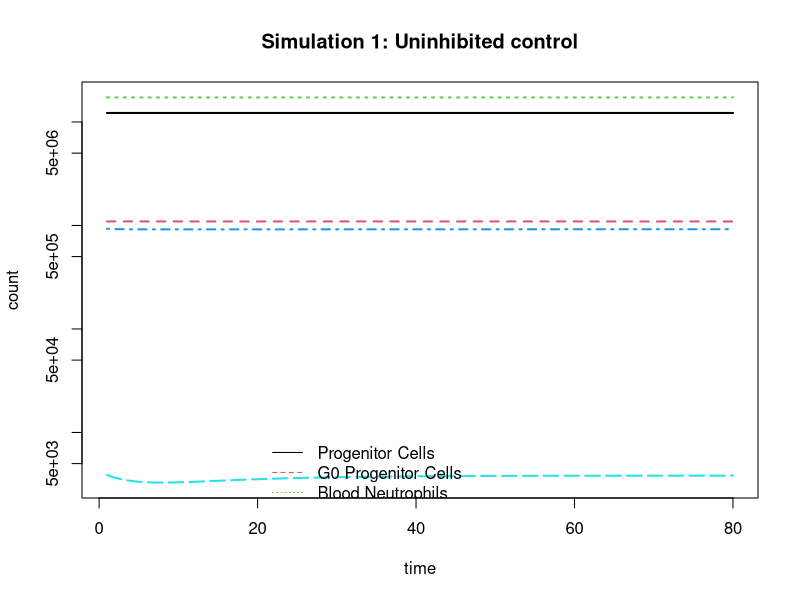

Generate this figure with R:
# myeloL.R Model of CML 11 Nov 2012
#
library(deSolve)
# state variables are capitalized
# P   = progenitors (old CFU-GM)
# Q   = quiescent progenitors
# N   = Neutrophils
#TN   = Tissue Neutrophils
#AN   = Activated Neutrophils
# D   = dead cell
#GM   = GM-CSF   
#NAP2 = neutrophil activating peptide-2 
#RAC2 = G protein associated with increased ROS production
#Mcl1 = mantle cell lymphoma 1 (antiapoptosis factor)
#ROS  = reactive oxygen species

# Drugs used to manipulate the system
#bu = Busulfan = DNA crosslinker  (1)  drop state variable P by 10^(2*bu/20)
#mo = MOR103 = Ab blocker of GM   (2)
#das= dasatinib                   (3)
#sb = SB272844 = IL8 inhibitor    (4)
#cn = CNDAC = sapacitabine becomes this = SSB producer = DSBs in S via HR  (5)
#seli = seliciclib = cdk9 inhibitor, blocks transcription of Mcl-1 (6)
#imab = imatinib = anti-TNF monoclonal antibody (7)
#ifna = interferon alpha (8)
#antiox = ascorbic acid, antoxidant (9)


fmyelo <- function(Time, State, Pars) {
	with(as.list(c(State, Pars)), {
				vX.P =Vx.p*(1+il3/Kil3)
				vP.P =P*Vp.p*GM/(GM+Kgm)/(1+cn/Kcn)*(1-Qf)
				vP.N =P*Vp.n*g/(g+Kg)
				vN.TN =N*Vn.tn*il8/(il8+Kil8)/(1+sb/Ksb)
				vTN.X =TN*Vtn.x/(1+Mcl1/Kmcl1)
				vTN.AN =TN*Vtn.an*NAP2/(NAP2+Knap2)
				vAN.TN =AN*Van.tn
				vP.Q =P*Vp.p*GM/(GM+Kgm)/(1+cn/Kcn)*Qf
				vQ.P =Q*Vq.p/(1+P/Kp)
				vX.GM =Vx.gm/(1+N/Kn)/(1+mo/Kmo)
				vGM.X=GM*Vgm.x
				vX.NAP2=Vx.nap2*(1+BcrAbl/(Kabl*(1+das/Kdas)))
				vNAP2.X=NAP2*Vnap2.x
				vX.RAC2=Vx.rac2*(1+AN/Kan)
				vRAC2.X=RAC2*Vrac2.x
				vN.X=N*Vn.x/(1+Mcl1/Kmcl1)
				vX.MCL1=Vx.mcl1*(1+BcrAbl/Kabl2)/(1+seli/Kseli)/(1+ifna/Kifna)
				vMCL1.X=Mcl1*Vmcl1.x
				vX.ROS=RAC2*Vx.ros/(RAC2+Krac2)
				vGSH.GSSG=ROS*Vgsh.gssg/(ROS+Kros)*(gsh/Kgsh/(1+gsh/Kgsh))
				vN.M=P*Vn.m
				vGSSG.GSH=GSSG*Vgssg.gsh/(GSSG+Kgssg)
				vROS.X=ROS*antiox*Kros2
				vBACT.X=bact*Vbact.x*ROS^nHr/(ROS^nHr+kkmax)
				vX.ABL=0
				vABL.X=0
				
				dP =vX.P+vP.P-vP.N-vP.Q+vQ.P-vN.M;
				dQ =vP.Q-vQ.P;
				dN =vP.N*volM/volP-vN.TN-vN.X
				dTN=vN.TN*volP/volT-vTN.X-vTN.AN+vAN.TN
				dAN=vTN.AN-vAN.TN
				dGM =vX.GM-vGM.X
				dNAP2   =vX.NAP2-vNAP2.X
				dRAC2   =vX.RAC2-vRAC2.X
				dMcl1   =vX.MCL1-vMCL1.X
				dROS    =vX.ROS-vGSH.GSSG-vROS.X
				dBACT   =0
				dabl    =vX.ABL-vABL.X
				dgsh	=vGSSG.GSH-vGSH.GSSG
				dGSSG   =vGSH.GSSG-vGSSG.GSH
				return(list(c(dP,dQ,dN,dTN,dAN,dGM,dNAP2,dRAC2,dMcl1,dROS,dBACT,dabl,dgsh,dGSSG),
   						    c(v0=vX.P,vP.P=vP.P,vP.N=vP.N,vN.TN=vN.TN,vTN.X=vTN.X,vTN.AN=vTN.AN,vAN.TN=vAN.TN,vP.Q=vP.Q,vQ.P=vQ.P,
vX.GM=vX.GM,vGM.X=vGM.X,vX.NAP2=vX.NAP2,vNAP2.X=vNAP2.X,vX.RAC2=vX.RAC2,vN.X=vN.X,
vX.MCL1=vX.MCL1,vMCL1.X=vMCL1.X,vN.M=vN.M,vBACT.X=vBACT.X,v14=vRAC2.X,v18=vX.ROS,
v19=vGSH.GSSG,v21=vGSSG.GSH,v22=vROS.X,v23=vX.ABL,v24 =vABL.X))
					   )
			})
}


pars=c(Vx.p=4.25e3, Kil3=1, Vp.p=.0203, Kgm=2, Kcn=100, Vp.n=.026, Kg=1, Kmo=1,
	  Vn.tn=.781, Kil8=396, Ksb=250, Vtn.x=.038, Kmcl1=2.438, Vtn.an=.001, Knap2=.1, 
	  Van.tn=.09, Vq.p=.53778, Kp=7e4, Vx.gm=2.007, Kn=5e5, Vgm.x=.05,
      Vx.nap2=.002, Kabl=1, Kdas=5, Vnap2.x=.2, Vx.rac2=1.5, Kan=100, Vrac2.x=.1, 
	  Vn.x=2e-3, Vx.mcl1=1, Kabl2=1, Vmcl1.x=.5, Vx.ros=980, Krac2=250,
      Vgsh.gssg=382.8, Vgssg.gsh=155.8,Kgssg=30,Kros=30, Kgsh=9.5e5, Vn.m=1.309e-3,Kros2=.104,
          Kseli=.3, Kifna=1, Vbact.x=5.756e-2, nHr=2.5,kkmax=320,Vx.abl=.22,Ktnfa=1,Kimab=1, Vabl.x=.0145,
	  g=11.0, il3=51.0, il8=4,                             
	  Qf=.0373, volP=2900, volM=1400, volT=65700,        # these are boundary  conditions
	  bu=0,mo=0,das=0,sb=0,cn=0,seli=0,imab=0,ifna=0,antiox=7)      # Drug concentrations

X0=c(P=1.222e7, Q=1.094e6, N=1.727e7, TN=9.296e5, AN=3875,
	 GM=1.129,NAP2=.01004, RAC2=26.59, Mcl1=2.021, ROS=1.967, bact=0, BcrAbl=5, gsh=1e6, GSSG=0)                                                                                                  # Starting values for variables
                                                                           # When bact>0 initialise il8 to bact*5e-4 +4
									   # When bact>0 initialise tnfa to bact*5e-6
									   # When bact>0 initialise abl to tnfa
times <- seq(1,80, by = 1)
out   <- ode(X0, times, fmyelo, pars)
head(out)
tail(out)  
X0=out[80,2:19]

# DNA cross-linking
#  bu=20 # set to MTD
#  (eventdat <- data.frame(var = "P", time = 0, value = 1/10^(2*bu/20), method = "mult"))
# Bob, this is a one time 100 fold drop in progenitor numbers due to busulfan
#  out   <- ode(X0, -20:600, fmyelo, pars,events = list(data = eventdat))
# tail(out) 

 matplot(out[ , 1], out[ , 2:6], type = "l", xlab = "time", ylab = "count",
		main = "Simulation 1: Uninhibited control", log="y", lwd = 2)
 legend(20,1e4, c("Progenitor Cells", "G0 Progenitor Cells","Blood Neutrophils","Tissue Neutrophils",
				"activated Neutrophils"), col = 1:5, lty = 1:5,bty="n")
